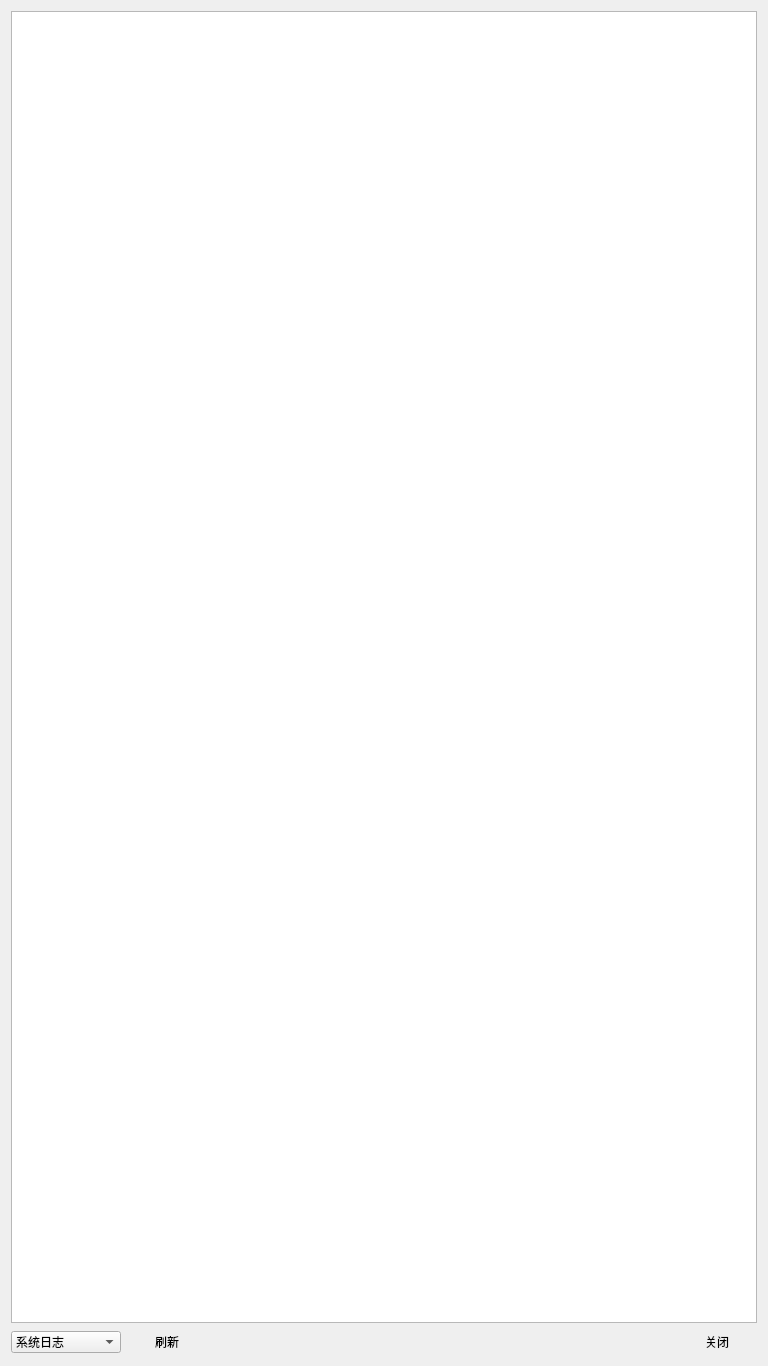
<?xml version="1.0" encoding="UTF-8"?>
<ui version="4.0">
 <class>DailyLog</class>
 <widget class="QDialog" name="DailyLog">
  <property name="geometry">
   <rect>
    <x>0</x>
    <y>0</y>
    <width>768</width>
    <height>1366</height>
   </rect>
  </property>
  <property name="minimumSize">
   <size>
    <width>768</width>
    <height>1366</height>
   </size>
  </property>
  <property name="maximumSize">
   <size>
    <width>768</width>
    <height>1366</height>
   </size>
  </property>
  <property name="windowTitle">
   <string>DailyLog</string>
  </property>
  <layout class="QVBoxLayout" name="verticalLayout">
   <item>
    <widget class="QTableWidget" name="tableWidget"/>
   </item>
   <item>
    <layout class="QHBoxLayout" name="horizontalLayout">
     <item>
      <widget class="QComboBox" name="cB_LogMode">
       <property name="minimumSize">
        <size>
         <width>110</width>
         <height>0</height>
        </size>
       </property>
       <property name="styleSheet">
        <string notr="true">font: 14pt &quot;幼圆&quot;;</string>
       </property>
       <item>
        <property name="text">
         <string>系统日志</string>
        </property>
       </item>
       <item>
        <property name="text">
         <string>报警日志</string>
        </property>
       </item>
       <item>
        <property name="text">
         <string>操作日志</string>
        </property>
       </item>
      </widget>
     </item>
     <item>
      <widget class="QPushButton" name="pB_Refresh">
       <property name="text">
        <string>刷新</string>
       </property>
       <property name="icon">
        <iconset>
         <normaloff>../../NewUI_Demo/NewUI_Demo/ico/refresh.ico</normaloff>../../NewUI_Demo/NewUI_Demo/ico/refresh.ico</iconset>
       </property>
       <property name="flat">
        <bool>true</bool>
       </property>
      </widget>
     </item>
     <item>
      <spacer name="horizontalSpacer">
       <property name="orientation">
        <enum>Qt::Horizontal</enum>
       </property>
       <property name="sizeHint" stdset="0">
        <size>
         <width>40</width>
         <height>20</height>
        </size>
       </property>
      </spacer>
     </item>
     <item>
      <widget class="QPushButton" name="pB_closeLog">
       <property name="text">
        <string>关闭</string>
       </property>
       <property name="flat">
        <bool>true</bool>
       </property>
      </widget>
     </item>
    </layout>
   </item>
  </layout>
 </widget>
 <layoutdefault spacing="6" margin="11"/>
 <resources/>
 <connections/>
</ui>
